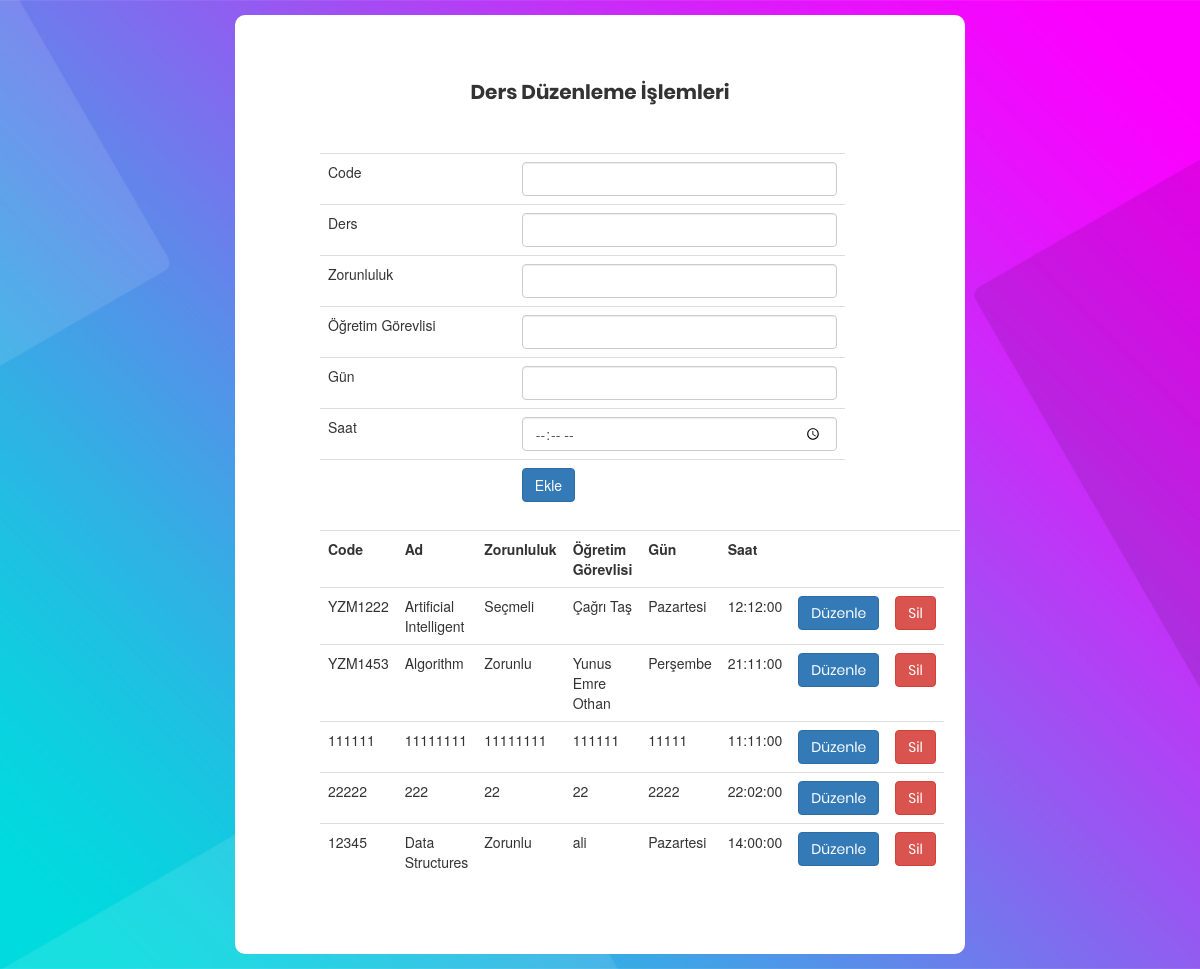
/course_process.php (signed in), run on the app's committed database.
### tables this page shows
CREATE TABLE IF NOT EXISTS `lecture` (
  `id` int(12) NOT NULL AUTO_INCREMENT,
  `code` varchar(255) NOT NULL,
  `name` varchar(50) NOT NULL,
  `ismandatory` varchar(11) NOT NULL,
  `facultymember_name` varchar(50) NOT NULL,
  `class` varchar(50) NOT NULL,
  `day` varchar(15) NOT NULL,
  `hour` time NOT NULL,
  PRIMARY KEY (`id`),
  UNIQUE KEY `CODE` (`code`)
);

### course_process.php (the view, shortened to what this page needs)
 <!DOCTYPE html>
<?php
include("db.php");
?>
<html lang="en">
<head>
	<link rel="stylesheet" type="text/css" href="vendor/bootstrap/css/bootstrap.min.css">
	<link rel="stylesheet" type="text/css" href="fonts/font-awesome-4.7.0/css/font-awesome.min.css">
	<link rel="stylesheet" type="text/css" href="fonts/iconic/css/material-design-iconic-font.min.css">
	<link rel="stylesheet" type="text/css" href="vendor/animate/animate.css">
	<link rel="stylesheet" type="text/css" href="vendor/css-hamburgers/hamburgers.min.css">
	<link rel="stylesheet" type="text/css" href="vendor/animsition/css/animsition.min.css">
	<link rel="stylesheet" type="text/css" href="vendor/select2/select2.min.css">
	<link rel="stylesheet" type="text/css" href="vendor/daterangepicker/daterangepicker.css">
	<link rel="stylesheet" type="text/css" href="css/util.css">
	<link rel="stylesheet" type="text/css" href="css/main.css">
<link rel="stylesheet" href="https://maxcdn.bootstrapcdn.com/font-awesome/4.7.0/css/font-awesome.min.css">
<link rel="stylesheet" href="https://maxcdn.bootstrapcdn.com/bootstrap/3.3.7/css/bootstrap.min.css">
</head>
<body>
	<div class="limiter">
		<div class="container-login100" style="background-image: url('images/bg-01.jpg');">
			<div style="width: 730px;" class="wrap-login100 p-l-55 p-r-55 p-t-65 p-b-54">
					<span style="font-size: 20px;" class="login100-form-title p-b-49">
						Ders Düzenleme İşlemleri
					</span>
				<div class="container">
							<div class="col-md-6">
							<form action="" method="post">
								<table class="table">
									<tr>
										<td>Code</td>
										<td><input type="text" name="code" class="form-control" ></td>
									</tr>
									<tr>
										<td>Ders</td>
										<td><input type="text" name="name" class="form-control" ></td>
									</tr>
									<tr>
										<td>Zorunluluk</td>
										<td><input type="text" name="ismandatory" class="form-control" ></td>
									</tr>
									<tr>
										<td>Öğretim Görevlisi</td>
										<td><input type="text" name="facultymember_name" class="form-control" ></td>
									</tr>
									<tr>
										<td>Gün</td>
										<td><input type="text" name="day" class="form-control" ></td>
									</tr>
									<tr>
										<td>Saat</td>
										<td><input type="time" name="hour" class="form-control" ></td>
									</tr>
									<tr>
										<td></td>
										<td><input class="btn btn-primary"  type="submit" value="Ekle"></td>
									</tr>
								</table>
							</form>
							</div>
							<div class="col-md-7">
							<table class="table">
								<tr>
									<th>Code</th>
									<th>Ad</th>
									<th>Zorunluluk</th>
									<th>Öğretim Görevlisi</th>
									<th>Gün</th>
									<th>Saat</th>
									<th></th>
									<th></th>
									<th></th>
								</tr>
							<?php
							$sorgu = $con->query("SELECT * FROM lecture");
							while ($sonuc = $sorgu->fetch_assoc()) {
							$id = $sonuc['id'];
							$code = $sonuc['code'];
							$name = $sonuc['name'];
							$ismandatory = $sonuc['ismandatory'];
							$facultymember_name = $sonuc['facultymember_name'];
							$day = $sonuc['day'];
							$hour = $sonuc['hour'];
							?>
								<tr>
									<td><?php echo $code; ?></td>
									<td><?php echo $name; ?></td>
									<td><?php echo $ismandatory; ?></td>
									<td><?php echo $facultymember_name; ?></td>
									<td><?php echo $day; ?></td>
									<td><?php echo $hour; ?></td>
									<td><a href="course_duzenle.php?id=<?php echo $id; ?>"  class="btn btn-primary">Düzenle</a></td>
									<td><a href="course_sil.php?id=<?php echo $id; ?>"  class="btn btn-danger">Sil</a></td>
								</tr>
							<?php }  ?>
							</table>
							</div>
</div>
</div>
		</div>
	</div>
</body>
</html>

### css/main.css (style rules this page uses)
* { margin: 0px; padding: 0px; box-sizing: border-box; }
body, html { height: 100%; font-family: Poppins-Regular, sans-serif; }
a { font-family: Poppins-Regular; font-size: 14px; line-height: 1.7; color: #666666; margin: 0px; transition: all 0.4s; -webkit-transition: all 0.4s; -o-transition: all 0.4s; -moz-transition: all 0.4s; }
input { outline: none; border: none; }
.limiter { width: 100%; margin: 0 auto; }
.container-login100 { width: 100%; min-height: 100vh; display: -webkit-box; display: -webkit-flex; display: -moz-box; display: -ms-flexbox; display: flex; flex-wrap: wrap; justify-content: center; align-items: center; padding: 15px; background-repeat: no-repeat; background-position: center; background-size: cover; }
.wrap-login100 { width: 500px; background: #fff; border-radius: 10px; overflow: hidden; }
.login100-form-title { display: block; font-family: Poppins-Bold; font-size: 39px; color: #333333; line-height: 1.2; text-align: center; }

### data on the page
lecture: code "YZM1222", name "Artificial Intelligent", ismandatory "Seçmeli", facultymember_name "Çağrı Taş", day "Pazartesi", hour "12:12:00"
lecture: code "YZM1453", name "Algorithm", ismandatory "Zorunlu", facultymember_name "Yunus Emre Othan", day "Perşembe", hour "21:11:00"
lecture: code "111111", name "11111111", ismandatory "11111111", facultymember_name "111111", day "11111", hour "11:11:00"
lecture: code "22222", name "222", ismandatory "22", facultymember_name "22", day "2222", hour "22:02:00"
lecture: code "12345", name "Data Structures", ismandatory "Zorunlu", facultymember_name "ali", day "Pazartesi", hour "14:00:00"
